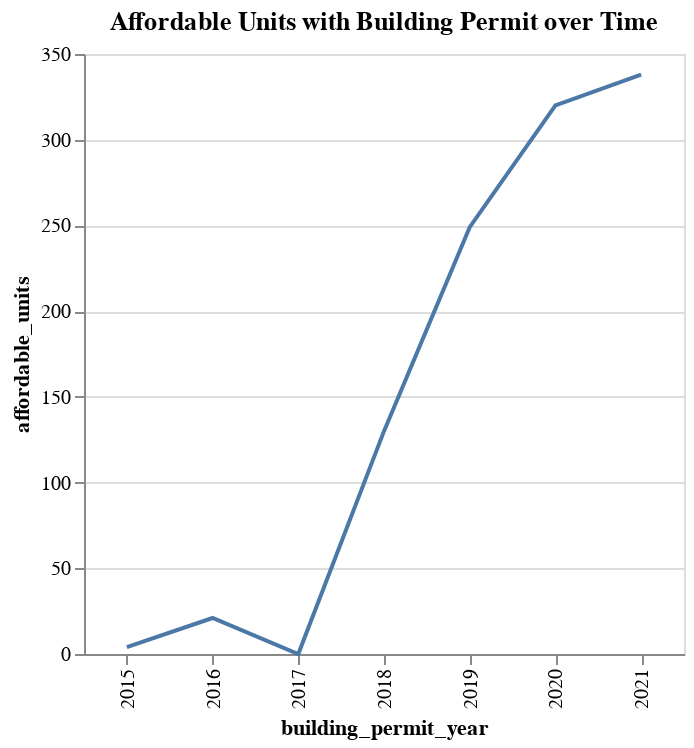

This figure's notebook cell:
### Code cell
# Create a line chart

source = housing_building_permit_year

alt.Chart(source).mark_line().encode(
    x='building_permit_year:O',
    y='affordable_units',
).properties(width=300, title='Affordable Units with Building Permit over Time')

### Figure 1 — Vega-Lite specification as saved in the notebook (floating-point values rounded to 4 significant figures)
{"config": {"view": {"continuousWidth": 400, "continuousHeight": 300}}, "data": {"name": "data-0e7c91935c03a263e5b364e265b290f6"}, "mark": "line", "encoding": {"x": {"field": "building_permit_year", "type": "ordinal"}, "y": {"field": "affordable_units", "type": "quantitative"}}, "title": "Affordable Units with Building Permit over Time", "width": 300, "$schema": "https://vega.github.io/schema/vega-lite/v4.17.0.json", "datasets": {"data-0e7c91935c03a263e5b364e265b290f6": [{"building_permit_year": 2015, "affordable_units": 4.0, "per_affordable": 11.0}, {"building_permit_year": 2016, "affordable_units": 21.0, "per_affordable": 11.0}, {"building_permit_year": 2017, "affordable_units": 0.0, "per_affordable": 0.0}, {"building_permit_year": 2018, "affordable_units": 130.0, "per_affordable": 13.5}, {"building_permit_year": 2019, "affordable_units": 249.0, "per_affordable": 14.0}, {"building_permit_year": 2020, "affordable_units": 320.0, "per_affordable": 14.0}, {"building_permit_year": 2021, "affordable_units": 338.0, "per_affordable": 99.0}]}}
